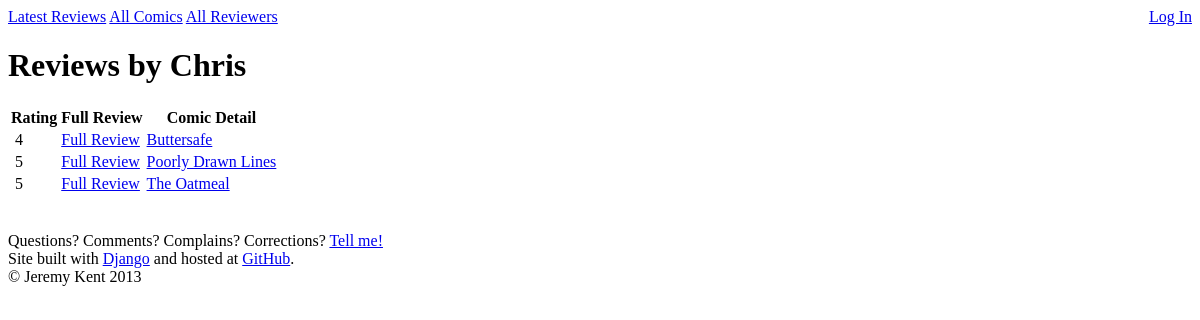
/reviewer/6/, run on the app's committed database.
### reviews/models.py (models this page shows, shortened)
class Reviewer(models.Model):
    user = models.OneToOneField(User)
    name = models.CharField(max_length=50)
    admin = models.BooleanField(default=False)
    def reviews_by_comic(self):
        return self.review_set.extra(order_by=['comic__name'])

class Review(models.Model):
    comic = models.ForeignKey(Comic)
    reviewer = models.ForeignKey(Reviewer)
    review_text = models.CharField(max_length=2000)
    stars = models.IntegerField(default=0)
    pub_date = models.DateTimeField('date reviewed')

class Comic(models.Model):
    RATING_UNRATED = 'un'
    RATING_G       = 'g'
    RATING_PG      = 'pg'
    RATING_PG_13   = 'pg13'
    RATING_R       = 'r'
    RATING_NC_17   = 'nc17'
    MPAA_RATING_CHOICES = (
        (RATING_UNRATED, '(Unrated)'),
        (RATING_G,       'G'),
        (RATING_PG,      'PG'),
        (RATING_PG_13,   'PG-13'),
        (RATING_R,       'R'),
        (RATING_NC_17,   'NC-17'),
    )
    name = models.CharField(max_length=50)
    url = models.CharField(max_length=200)
    mpaa_rating = models.CharField(
        max_length=4,
        choices=MPAA_RATING_CHOICES,
        default=RATING_UNRATED)
    def __unicode__(self):
        return self.name

### reviews/views.py (the view)
# urls.py: url(r'^reviewer/(?P<pk>\d+)/$', views.ReviewerDetailView.as_view(), name='reviewerdetail'),
class ReviewerDetailView(generic.DetailView):
    model = Reviewer

### ibcomics/templates/reviews/reviewer_detail.html (shortened to what this page needs)
{% extends 'reviews/base.html' %}
{% block allreviews %}{{ block.super }}{% endblock %}
{% block allcomics %}{{ block.super }}{% endblock %}
{% block allreviewers %}{{ block.super }}{% endblock %}
{% block content %}
    <h1>Reviews by {{ reviewer.name }}</a></h1>
    <table class="reviewslist">
        <thead>
            <tr>
                <th>Rating</th>
                <th>Full Review</th>
                <th>Comic Detail</th>
            </tr>
        </thead>
        <tbody>
            {% for review in reviewer.reviews_by_comic %}
                <tr>
                    <td class="starrating">
                        {{ review.stars }}
                    </td>
                    <td>
                        <a href="{% url 'detail' review.id %}">Full Review</a>
                    </td>
                    <td>
                        <a href="{% url 'comicdetail' review.comic.id %}">{{ review.comic }}</a>
                    </td>
                </tr>
            {% endfor %}
        </tbody>
    </table>
{% endblock %}

### data on the page
Reviewer: name "Chris"
Review: stars "4", comic "Buttersafe"
Review: stars "5", comic "Poorly Drawn Lines"
Review: stars "5", comic "The Oatmeal"
